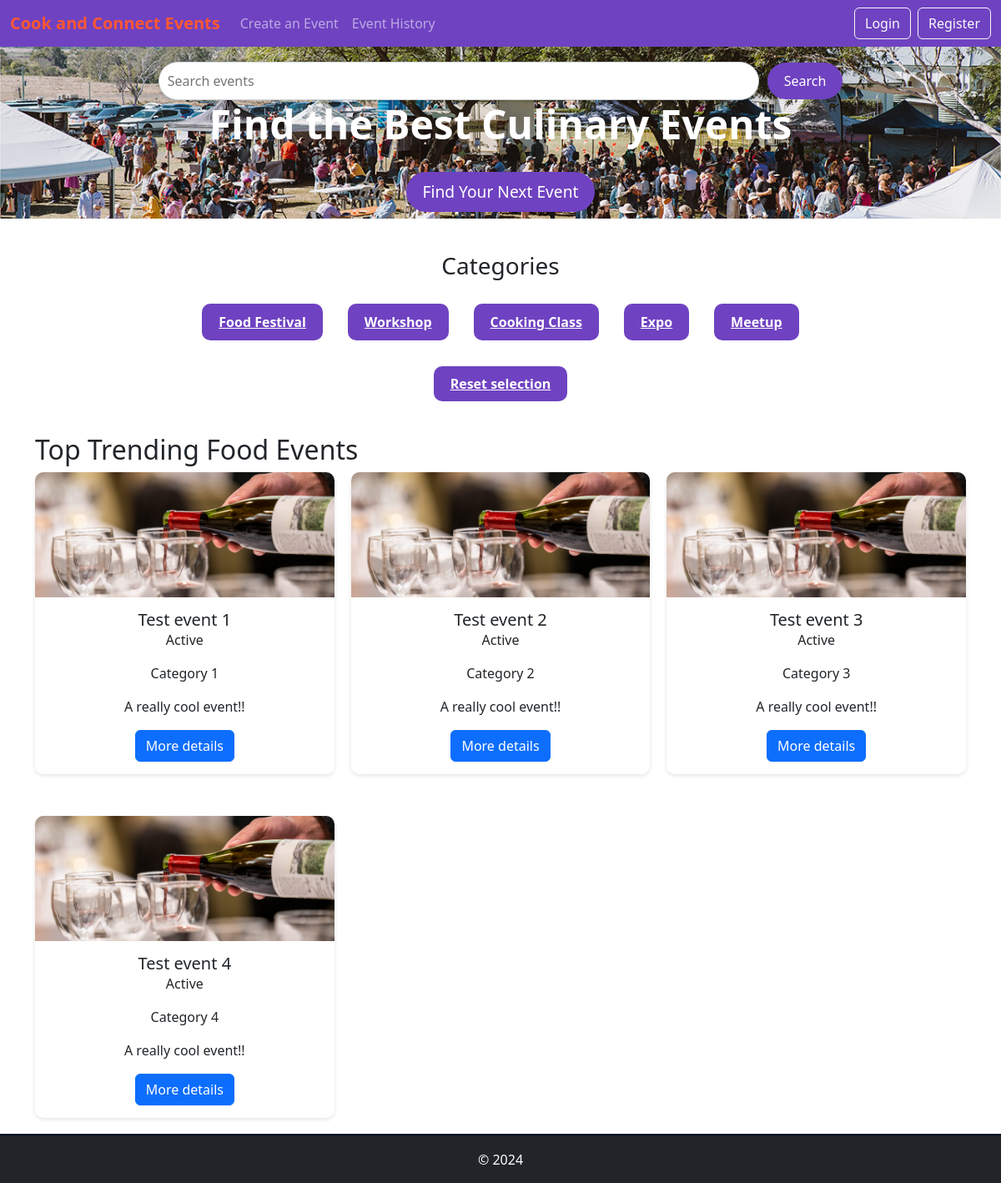
Before: / with the older database file.
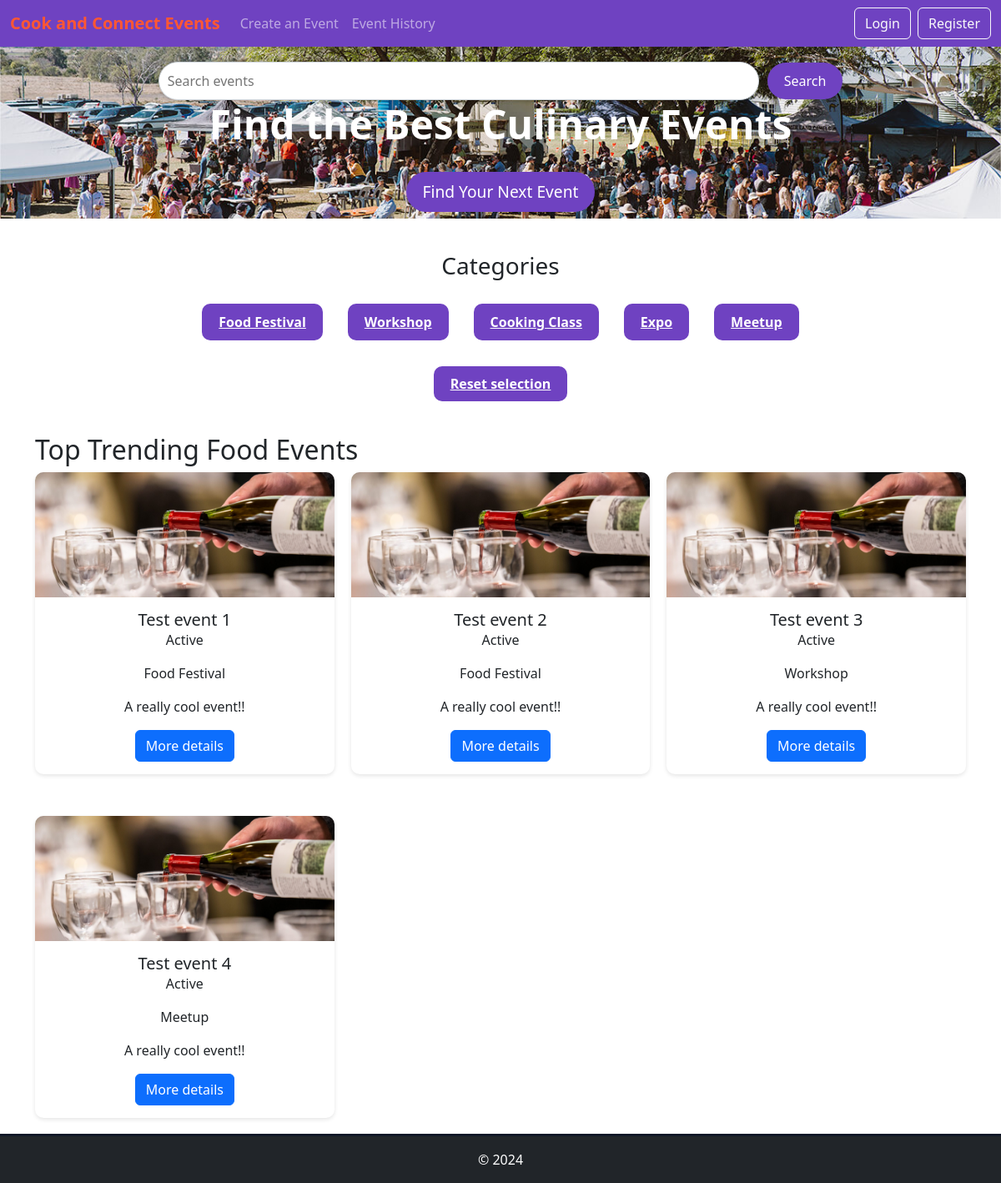
After: the same page with the newer database file.
### website/models.py (models this page shows)
class Event(db.Model):
    __tablename__ = "events"
    id = db.Column(db.Integer, primary_key=True)
    user_id = db.Column(db.Integer, db.ForeignKey('users.id'))
    Title = db.Column(db.String(255), nullable=False)
    Description = db.Column(db.String(255), nullable=False)
    Image = db.Column(db.String(60), nullable=False, default='default.jpg')
    Start_time = db.Column(db.Time, nullable=False)
    Start_date = db.Column(db.Date, nullable=False)
    Venue = db.Column(db.String(32), nullable=False)
    Category = db.Column(db.String(32), nullable=False)
    Tickets_avaliable = db.Column(db.Integer, nullable=False)
    Status = db.Column(db.String(32), nullable=False)
    comments = db.relationship('Comment', backref='event')
    orders = db.relationship('Order', backref='event')

### website/views.py (the view)
@main_bp.route('/')
def index():
    category = request.args.get("category")
    search_keywords = request.args.get("search_keywords")
    print(category)
    print(search_keywords)
    if category or search_keywords:
        if category != "None" and search_keywords != "None":
            print(Event.Title.contains(search_keywords))
            events = Event.query.filter(Event.Title.contains(search_keywords)).filter_by(Category=category).order_by(Event.id).all()
        elif category != "None":
            events = Event.query.filter_by(Category=category).order_by(Event.id).all()
        elif search_keywords != "None":
            events = Event.query.filter(Event.Title.contains(search_keywords)).order_by(Event.id).all()
        else:
            events = Event.query.order_by(Event.id).all()
    else:
            events = Event.query.order_by(Event.id).all()
    user = check_login(current_user)
    return render_template('index.html', events=events, user=user, categories=CATEGORIES, category=category, search_keywords=search_keywords)

### website/views.py (called while the page is built)
def check_login(current_user):
    return current_user if current_user.is_authenticated else None

### website/templates/index.html (shortened to what this page needs)
{% extends "base.html" %}
{% block header %}
<div class="top-section">
    <div class="py-2">
        <div class="search-bar">
            <input type="text" id="searchInput" placeholder="Search events">
            <button id="searchButton" onclick="search()">Search</button>
        </div>
        <div class="banner-content">
            <h1>Find the Best Culinary Events</h1>
            <button>Find Your Next Event</button>
        </div>
    </div>
</div>
{% endblock %}
{% block content %}
    <h3 class="category-title">Categories</h3>
    <div class="categories">
        {% for category in categories %}
            <div class="category-item">
            <a class="btn-default" href="{{ url_for('main.index') }}?category={{ category }}&search_keywords={{ search_keywords }}">
                <span>{{ category }}</span>
            </a>
        </div>
        {% endfor %}
    </div>
    <div style="justify-content: center; text-align: center;">
        <a class="btn-default" href="{{ url_for('main.index') }}">Reset selection</a>
    </div>
    <div class="container mt-5">
        <h2 class="text-left">Top Trending Food Events</h2>
        <div class="trending-events" id="eventContainer">
             {% for event in events %}
                {% include "./partials/event_card.html" %}
             {% endfor %}
        </div>
    </div>
{% endblock %}

### website/templates/base.html (shortened to what this page needs)
<!DOCTYPE html>
<html lang="en">
<head>
    <link href="https://cdn.jsdelivr.net/npm/bootstrap@5.3.2/dist/css/bootstrap.min.css" rel="stylesheet">
    <link rel="stylesheet" href="{{ url_for('static', filename='style/style.css') }}">
</head>
<body>
    <header>
        <nav class="navbar navbar-expand-lg navbar-dark">
            <div class="container-fluid">
                <a class="navbar-brand" href="{{ url_for('main.index') }}">Cook and Connect Events</a>
                <div class="collapse navbar-collapse" id="navbarNav">
                    <ul class="navbar-nav me-auto">
                        <li class="nav-item">
                            <a class="nav-link" href="{{ url_for('main.createEvent') }}">Create an Event</a>
                        </li>
                        <li class="nav-item">
                            <a class="nav-link" href="{{ url_for('main.history') }}">Event History</a>
                        </li>
                    </ul>
                    <div class="d-flex gap-2">
                        {% if user != None %}
                            <a href="{{ url_for('main.profile') }}" class="btn btn-outline-light">Profile</a>
                            <a href="{{ url_for('auth.logout') }}" class="btn btn-outline-light">Logout</a>
                        {% else %}
                            <a href="{{ url_for('auth.login') }}" class="btn btn-outline-light">Login</a>
                            <a href="{{ url_for('auth.register') }}" class="btn btn-outline-light">Register</a>
                        {% endif %}
                    </div>
                </div>
            </div>
        </nav>
        {% block header %}
        {% endblock %}
    </header>
    <div class="pb-5">
        {% block content %}
        {% endblock %}
    </div>
    <footer class="bg-dark text-white text-center py-3">
        © 2024
    </footer>
</body>
</html>

### website/templates/partials/event_card.html
<div class="event-card">
    <img src="{{ url_for('static', filename='img/wine_tasting_night.jpg') }}" alt="Wine Tasting Night">
    <div class="card-body">
        <h5 class="card-title">{{ event.Title }}</h5>
        <p class="card-text">{{ event.Status }}</p>
        <p class="card-text">{{ event.Category }}</p>
        <p class="card-text">{{ event.Description }}</p>
        <a href="{{ url_for('main.eventDetails') }}?id={{ event.id }}" class="btn btn-primary">More details</a>
    </div>
</div>

### website/static/style/style.css (style rules this page uses)
footer { background-color: #1f2937; color: #fff; text-align: center; padding: 20px; border-top: 3px solid #111827; width: 100%; position: fixed; bottom: 0; left: 0; right: 0; box-sizing: border-box; }
html { height: 100%; margin: 0; font-family: 'Poppins', sans-serif; }
.navbar { background-color: #6f42c1; }
.navbar-brand { color: #ff5733; font-weight: bold; }
.top-section { background-image: url('/static/img/banner.jpg'); background-size: cover; background-position: center; color: white; text-align: center; }
.search-bar { display: flex; align-items: center; justify-content: center; margin-top: 10px; }
.search-bar input { width: 60%; padding: 10px; border-radius: 50px; border: 1px solid #ced4da; outline: none; box-shadow: 0 2px 4px rgba(0, 0, 0, 0.1); }
.search-bar button { padding: 10px 20px; margin-left: 10px; border: none; background-color: #6f42c1; color: white; border-radius: 50px; cursor: pointer; }
.banner-content h1 { font-size: 3rem; font-weight: 700; }
.banner-content button { padding: 10px 20px; background-color: #6f42c1; border: none; color: white; border-radius: 30px; font-size: 1.2rem; margin-top: 20px; }
.categories { display: flex; justify-content: center; align-items: center; padding-bottom: 40px; }
.category-item { display: flex; flex-direction: column; align-items: center; margin: 0 15px; text-align: center; }
.category-item span { margin-top: 10px; font-weight: 600; text-decoration: none; }
.event-card { background-color: #ffffff; border-radius: 10px; box-shadow: 0 2px 5px rgba(0, 0, 0, 0.1); margin-bottom: 30px; }
.event-card img { width: 100%; height: 150px; border-top-left-radius: 10px; border-top-right-radius: 10px; object-fit: cover; }
.event-card .card-body { padding: 15px; text-align: center; }
.trending-events { display: grid; grid-template-columns: repeat(3, 1fr); gap: 20px; }
.container { margin-top: 40px; }
.btn-default { background-color: #6f42c1; color: white; border-radius: 10px; padding: 10px 20px; width: 100%; font-weight: bold; margin-top: 10px; border: 0; }
.category-title { text-align: center; padding-top: 40px; padding-bottom: 10px; }

Changed rows visible on the page:
changed Event "Test event 1": Category "Category 1" → "Food Festival"
changed Event "Test event 2": Category "Category 2" → "Food Festival"
changed Event "Test event 3": Category "Category 3" → "Workshop"
changed Event "Test event 4": Category "Category 4" → "Meetup"
